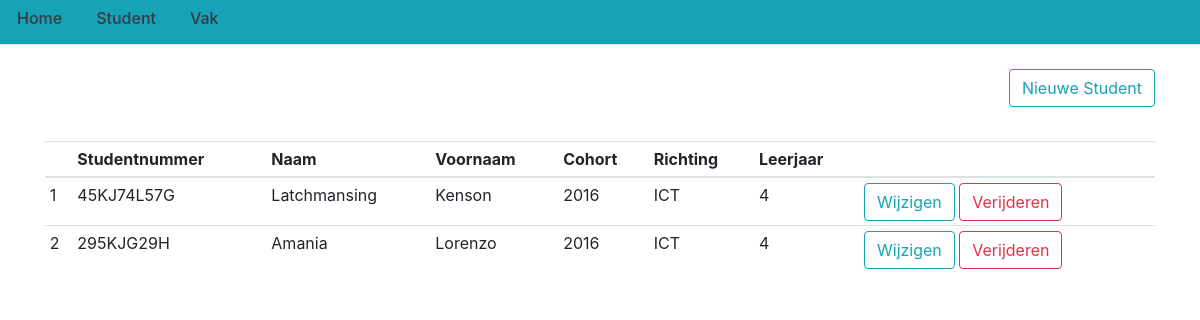
/studenten, run on an earlier commit of the app's database.
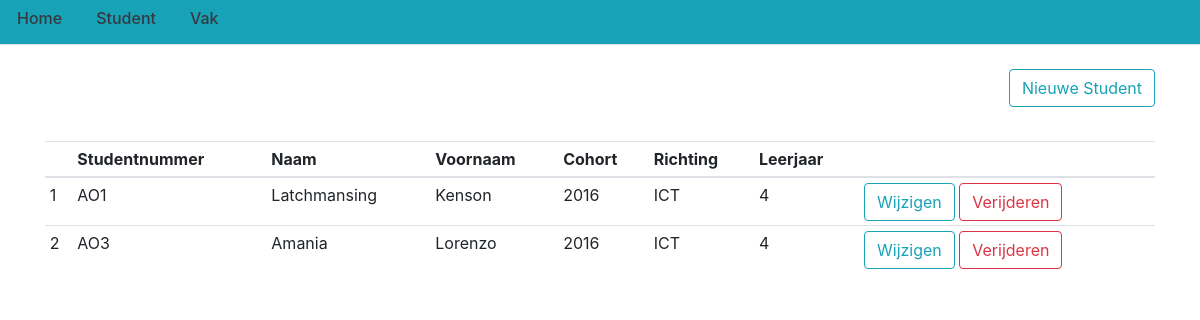
And on a later commit of the database.
### flasklog/models.py (models this page shows, shortened)
class Student(db.Model):
    student_id = db.Column(db.Integer(), primary_key=True)
    naam = db.Column(db.String(225), nullable=False)
    voornaam = db.Column(db.String(225), nullable=False)
    studentnummer = db.Column(db.String(225), unique=True, nullable=False)
    richting = db.Column(db.String(225), nullable=False)
    cohort = db.Column(db.Integer(), nullable=False)
    leerjaar = db.Column(db.String(30), nullable=False)
    presentie = db.relationship('Presentie', backref='student', lazy=True)

### flasklog/routes.py (the view)
@app.route('/studenten')
def studenten():
    student = Student.query.all()
    return render_template('studenten.html', title='Studenten', posts=student)

### flasklog/templates/studenten.html
{% extends "layout.html" %}
{% block content %}
<br>
<div class="float-right">
    <a href="{{ url_for('nieuwe_student') }}">
        <button type="button" class="btn btn-outline-info">Nieuwe Student</button>
    </a>
</div>
<br>
<br>
<br>
<div style="height: 20em; overflow: auto;">
    <table id="tbl_student" class="table table-sm">
        <thead>
            <tr>
                <th scope="col"></th>
                <th scope="col">Studentnummer</th>
                <th scope="col">Naam</th>
                <th scope="col">Voornaam</th>
                <th scope="col">Cohort</th>
                <th scope="col">Richting</th>
                <th scope="col">Leerjaar</th>
                <th scope="col"></th>
            </tr>
        </thead>
        <tbody>
            {% for student in posts %}
            <tr>
                <td>{{ student.student_id }}</td>
                <td>{{ student.studentnummer }}</td>
                <td>{{ student.naam }}</td>
                <td>{{ student.voornaam }}</td>
                <td>{{ student.cohort }}</td>
                <td>{{ student.richting }}</td>
                <td>{{ student.leerjaar }}</td>
                <td>
                    <a href="{{ url_for('student', id=student.student_id) }}">
                        <button type="button" class="btn btn-outline-info">Wijzigen</button>
                    </a>
                    <a href="{{ url_for('verwijder_student', id=student.student_id) }}">
                        <button type="button" class="btn btn-outline-danger">Verijderen</button>
                    </a>
                </td>
            </tr>
            {% endfor %}
        </tbody>
    </table>
</div>
{% endblock content%}

What changed in the data, as far as the page shows it:
changed Student "Latchmansing": studentnummer "45KJ74L57G" → "AO1"
changed Student "Amania": studentnummer "295KJG29H" → "AO3"
